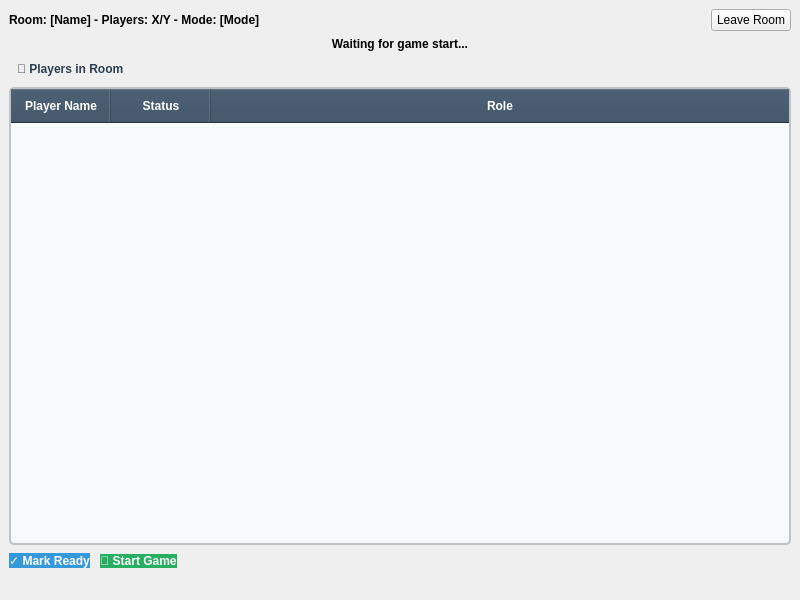
<?xml version="1.0" encoding="UTF-8"?>
<ui version="4.0">
 <class>RoomWindow</class>
 <widget class="QMainWindow" name="RoomWindow">
  <property name="geometry">
   <rect>
    <x>0</x>
    <y>0</y>
    <width>800</width>
    <height>600</height>
   </rect>
  </property>
  <property name="windowTitle">
   <string>Game Room</string>
  </property>
  <widget class="QWidget" name="centralwidget">
   <layout class="QVBoxLayout" name="verticalLayout">
    <item>
     <layout class="QHBoxLayout" name="horizontalLayout_header">
      <item>
       <widget class="QLabel" name="lblRoomInfo">
        <property name="text">
         <string>Room: [Name] - Players: X/Y - Mode: [Mode]</string>
        </property>
        <property name="font">
         <font>
          <pointSize>12</pointSize>
          <weight>75</weight>
         </font>
        </property>
       </widget>
      </item>
      <item>
       <spacer name="horizontalSpacer">
        <property name="orientation">
         <enum>Qt::Horizontal</enum>
        </property>
        <property name="sizeHint" stdset="0">
         <size>
          <width>40</width>
          <height>20</height>
         </size>
        </property>
       </spacer>
      </item>
      <item>
       <widget class="QPushButton" name="btnLeaveRoom">
        <property name="text">
         <string>Leave Room</string>
        </property>
       </widget>
      </item>
     </layout>
    </item>
    <item>
     <widget class="QLabel" name="lblGameCountdown">
      <property name="text">
       <string>Waiting for game start...</string>
      </property>
      <property name="alignment">
       <set>Qt::AlignCenter</set>
      </property>
      <property name="font">
       <font>
        <pointSize>14</pointSize>
        <weight>75</weight>
       </font>
      </property>
     </widget>
    </item>
    <item>
     <widget class="QLabel" name="lblPlayerListTitle">
      <property name="text">
       <string>👥 Players in Room</string>
      </property>
      <property name="font">
       <font>
        <pointSize>12</pointSize>
        <weight>75</weight>
       </font>
      </property>
      <property name="styleSheet">
       <string notr="true">color: #2c3e50; padding: 5px;</string>
      </property>
     </widget>
    </item>
    <item>
     <widget class="QTableWidget" name="tblPlayers">
      <property name="columnCount">
       <number>3</number>
      </property>
      <property name="rowCount">
       <number>0</number>
      </property>
      <property name="alternatingRowColors">
       <bool>true</bool>
      </property>
      <property name="styleSheet">
       <string notr="true">QTableWidget { background-color: #f8f9fa; border: 2px solid #bdc3c7; border-radius: 5px; }
QTableWidget::item { padding: 8px; }
QHeaderView::section { background-color: #34495e; color: white; font-weight: bold; padding: 8px; }</string>
      </property>
      <attribute name="horizontalHeaderStretchLastSection">
       <bool>true</bool>
      </attribute>
      <column>
       <property name="text">
        <string>Player Name</string>
       </property>
      </column>
      <column>
       <property name="text">
        <string>Status</string>
       </property>
      </column>
      <column>
       <property name="text">
        <string>Role</string>
       </property>
      </column>
     </widget>
    </item>
    <item>
     <layout class="QHBoxLayout" name="horizontalLayout_buttons">
      <property name="spacing">
       <number>10</number>
      </property>
      <item>
       <widget class="QPushButton" name="btnToggleReady">
        <property name="text">
         <string>✓ Mark Ready</string>
        </property>
        <property name="font">
         <font>
          <pointSize>11</pointSize>
          <weight>75</weight>
         </font>
        </property>
        <property name="minimumHeight">
         <number>50</number>
        </property>
        <property name="styleSheet">
         <string notr="true">background-color: #3498db; color: white; border-radius: 8px; font-weight: bold;</string>
        </property>
       </widget>
      </item>
      <item>
       <widget class="QPushButton" name="btnStartGame">
        <property name="text">
         <string>🚀 Start Game</string>
        </property>
        <property name="font">
         <font>
          <pointSize>11</pointSize>
          <weight>75</weight>
         </font>
        </property>
        <property name="minimumHeight">
         <number>50</number>
        </property>
        <property name="enabled">
         <bool>false</bool>
        </property>
        <property name="styleSheet">
         <string notr="true">background-color: #27ae60; color: white; border-radius: 8px; font-weight: bold;</string>
        </property>
       </widget>
      </item>
      <item>
       <spacer name="horizontalSpacer_2">
        <property name="orientation">
         <enum>Qt::Horizontal</enum>
        </property>
        <property name="sizeHint" stdset="0">
         <size>
          <width>40</width>
          <height>20</height>
         </size>
        </property>
       </spacer>
      </item>
     </layout>
    </item>
    <item>
     <widget class="QLabel" name="lblError">
      <property name="text">
       <string></string>
      </property>
      <property name="font">
       <font>
        <weight>75</weight>
       </font>
      </property>
      <property name="styleSheet">
       <string notr="true">color: red;</string>
      </property>
      <property name="alignment">
       <set>Qt::AlignCenter</set>
      </property>
     </widget>
    </item>
   </layout>
  </widget>
 </widget>
 <resources/>
 <connections/>
</ui>
